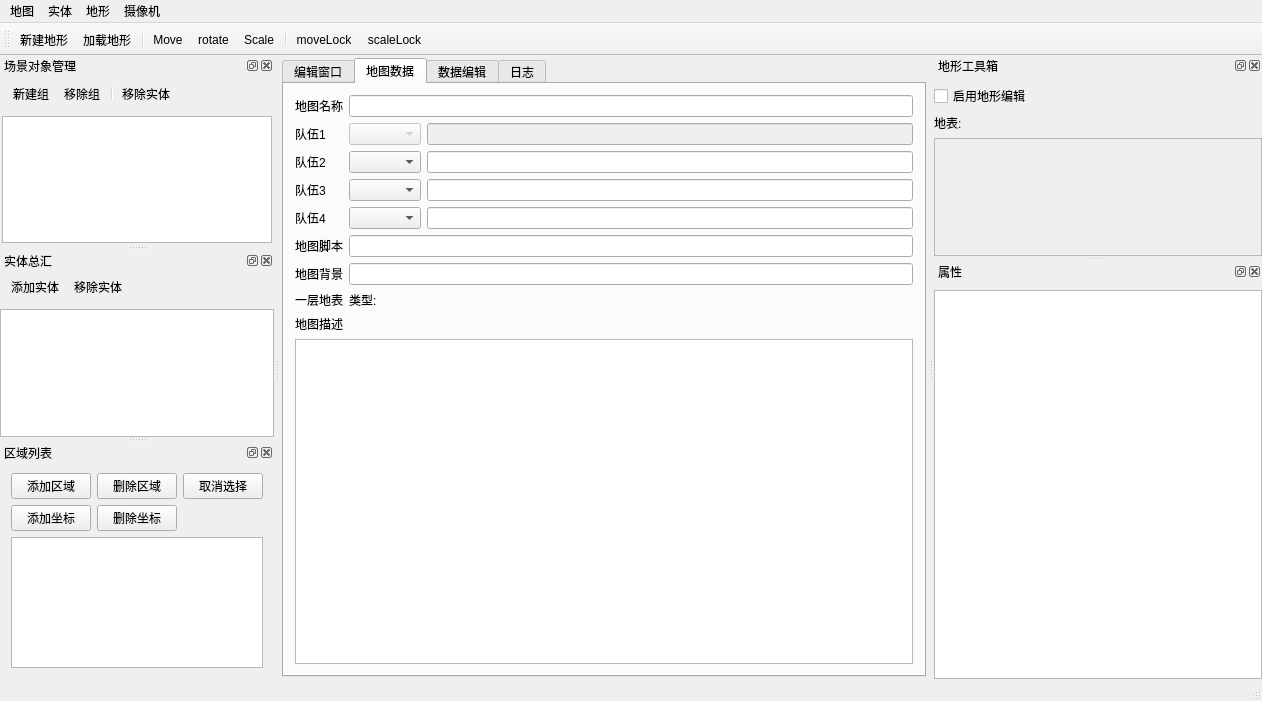
<?xml version="1.0" encoding="UTF-8"?>
<ui version="4.0">
 <class>MainWindow</class>
 <widget class="QMainWindow" name="MainWindow">
  <property name="geometry">
   <rect>
    <x>0</x>
    <y>0</y>
    <width>1245</width>
    <height>701</height>
   </rect>
  </property>
  <property name="windowTitle">
   <string>场景编辑器</string>
  </property>
  <widget class="QWidget" name="centralWidget">
   <layout class="QVBoxLayout" name="verticalLayout_8">
    <property name="margin">
     <number>2</number>
    </property>
    <item>
     <widget class="QTabWidget" name="tabWidget">
      <property name="currentIndex">
       <number>1</number>
      </property>
      <widget class="QWidget" name="tab">
       <attribute name="title">
        <string>编辑窗口</string>
       </attribute>
       <layout class="QVBoxLayout" name="verticalLayout_5">
        <property name="margin">
         <number>0</number>
        </property>
        <item>
         <widget class="IIRenderWindow" name="graphicsView">
          <property name="minimumSize">
           <size>
            <width>640</width>
            <height>480</height>
           </size>
          </property>
         </widget>
        </item>
       </layout>
      </widget>
      <widget class="QWidget" name="tab_4">
       <attribute name="title">
        <string>地图数据</string>
       </attribute>
       <layout class="QVBoxLayout" name="verticalLayout_15">
        <item>
         <layout class="QFormLayout" name="formLayout">
          <property name="fieldGrowthPolicy">
           <enum>QFormLayout::AllNonFixedFieldsGrow</enum>
          </property>
          <item row="0" column="0">
           <widget class="QLabel" name="label_4">
            <property name="text">
             <string>地图名称</string>
            </property>
           </widget>
          </item>
          <item row="0" column="1">
           <widget class="QLineEdit" name="mapName"/>
          </item>
          <item row="1" column="0">
           <widget class="QLabel" name="label_5">
            <property name="text">
             <string>队伍1</string>
            </property>
           </widget>
          </item>
          <item row="1" column="1">
           <layout class="QHBoxLayout" name="horizontalLayout_12">
            <item>
             <widget class="QComboBox" name="team1Relation">
              <property name="enabled">
               <bool>false</bool>
              </property>
             </widget>
            </item>
            <item>
             <widget class="QLineEdit" name="team1Faction">
              <property name="enabled">
               <bool>false</bool>
              </property>
             </widget>
            </item>
           </layout>
          </item>
          <item row="2" column="0">
           <widget class="QLabel" name="label_6">
            <property name="text">
             <string>队伍2</string>
            </property>
           </widget>
          </item>
          <item row="2" column="1">
           <layout class="QHBoxLayout" name="horizontalLayout_13">
            <item>
             <widget class="QComboBox" name="team2Relation"/>
            </item>
            <item>
             <widget class="QLineEdit" name="team2Faction"/>
            </item>
           </layout>
          </item>
          <item row="3" column="0">
           <widget class="QLabel" name="label_7">
            <property name="text">
             <string>队伍3</string>
            </property>
           </widget>
          </item>
          <item row="3" column="1">
           <layout class="QHBoxLayout" name="horizontalLayout_14">
            <item>
             <widget class="QComboBox" name="team3Relation"/>
            </item>
            <item>
             <widget class="QLineEdit" name="team3Faction"/>
            </item>
           </layout>
          </item>
          <item row="4" column="0">
           <widget class="QLabel" name="label_8">
            <property name="text">
             <string>队伍4</string>
            </property>
           </widget>
          </item>
          <item row="4" column="1">
           <layout class="QHBoxLayout" name="horizontalLayout_15">
            <item>
             <widget class="QComboBox" name="team4Relation"/>
            </item>
            <item>
             <widget class="QLineEdit" name="team4Faction"/>
            </item>
           </layout>
          </item>
          <item row="5" column="0">
           <widget class="QLabel" name="label_9">
            <property name="text">
             <string>地图脚本</string>
            </property>
           </widget>
          </item>
          <item row="5" column="1">
           <widget class="QLineEdit" name="mapScript"/>
          </item>
          <item row="6" column="0">
           <widget class="QLabel" name="label_11">
            <property name="text">
             <string>地图背景</string>
            </property>
           </widget>
          </item>
          <item row="6" column="1">
           <widget class="QLineEdit" name="mapBG"/>
          </item>
          <item row="7" column="0">
           <widget class="QLabel" name="label_12">
            <property name="text">
             <string>一层地表</string>
            </property>
           </widget>
          </item>
          <item row="7" column="1">
           <layout class="QHBoxLayout" name="horizontalLayout_9">
            <item>
             <widget class="QLabel" name="label_13">
              <property name="text">
               <string>类型:</string>
              </property>
             </widget>
            </item>
           </layout>
          </item>
         </layout>
        </item>
        <item>
         <widget class="QLabel" name="label_10">
          <property name="text">
           <string>地图描述</string>
          </property>
         </widget>
        </item>
        <item>
         <widget class="QTextEdit" name="mapInfo"/>
        </item>
       </layout>
      </widget>
      <widget class="QWidget" name="tab_2">
       <attribute name="title">
        <string>数据编辑</string>
       </attribute>
       <layout class="QVBoxLayout" name="verticalLayout_6">
        <item>
         <layout class="QHBoxLayout" name="horizontalLayout_3">
          <item>
           <widget class="QLabel" name="label_2">
            <property name="text">
             <string>模组选择</string>
            </property>
           </widget>
          </item>
          <item>
           <widget class="QComboBox" name="modBox"/>
          </item>
          <item>
           <widget class="QPushButton" name="addMod">
            <property name="text">
             <string>添加模组</string>
            </property>
           </widget>
          </item>
          <item>
           <widget class="QLabel" name="label_3">
            <property name="text">
             <string>语言选择</string>
            </property>
           </widget>
          </item>
          <item>
           <widget class="QComboBox" name="langBox"/>
          </item>
          <item>
           <widget class="QPushButton" name="addLang">
            <property name="text">
             <string>添加语言</string>
            </property>
           </widget>
          </item>
         </layout>
        </item>
        <item>
         <widget class="QTabWidget" name="dataTab">
          <property name="currentIndex">
           <number>5</number>
          </property>
          <widget class="QWidget" name="soldierTab">
           <attribute name="title">
            <string>兵源/马匹</string>
           </attribute>
           <layout class="QVBoxLayout" name="verticalLayout_7">
            <item>
             <layout class="QHBoxLayout" name="horizontalLayout_4">
              <item>
               <widget class="QPushButton" name="addSoldier">
                <property name="text">
                 <string>新增兵源</string>
                </property>
               </widget>
              </item>
              <item>
               <widget class="QPushButton" name="delSoldier">
                <property name="text">
                 <string>删除兵员</string>
                </property>
               </widget>
              </item>
             </layout>
            </item>
            <item>
             <widget class="QTableView" name="soldierTableView">
              <property name="selectionMode">
               <enum>QAbstractItemView::ExtendedSelection</enum>
              </property>
              <property name="selectionBehavior">
               <enum>QAbstractItemView::SelectItems</enum>
              </property>
             </widget>
            </item>
            <item>
             <layout class="QHBoxLayout" name="horizontalLayout_6">
              <item>
               <widget class="QPushButton" name="addHorse">
                <property name="text">
                 <string>新增马匹</string>
                </property>
               </widget>
              </item>
              <item>
               <widget class="QPushButton" name="delHorse">
                <property name="text">
                 <string>删除马匹</string>
                </property>
               </widget>
              </item>
             </layout>
            </item>
            <item>
             <widget class="QTableView" name="horseTableView"/>
            </item>
           </layout>
          </widget>
          <widget class="QWidget" name="weaponTab">
           <attribute name="title">
            <string>主武器/次武器</string>
           </attribute>
           <layout class="QVBoxLayout" name="verticalLayout_9">
            <item>
             <layout class="QHBoxLayout" name="horizontalLayout">
              <item>
               <widget class="QPushButton" name="addPWeapon">
                <property name="text">
                 <string>新增主武器</string>
                </property>
               </widget>
              </item>
              <item>
               <widget class="QPushButton" name="delPWeapon">
                <property name="text">
                 <string>删除主武器</string>
                </property>
               </widget>
              </item>
             </layout>
            </item>
            <item>
             <widget class="QTableView" name="pweaponTableView"/>
            </item>
            <item>
             <layout class="QHBoxLayout" name="horizontalLayout_2">
              <item>
               <widget class="QPushButton" name="addSWeapon">
                <property name="text">
                 <string>新增次武器</string>
                </property>
               </widget>
              </item>
              <item>
               <widget class="QPushButton" name="delSWeapon">
                <property name="text">
                 <string>删除次武器</string>
                </property>
               </widget>
              </item>
             </layout>
            </item>
            <item>
             <widget class="QTableView" name="sweaponTableView"/>
            </item>
           </layout>
          </widget>
          <widget class="QWidget" name="armorTab">
           <attribute name="title">
            <string>盔甲/盾牌</string>
           </attribute>
           <layout class="QVBoxLayout" name="verticalLayout_10">
            <item>
             <layout class="QHBoxLayout" name="horizontalLayout_7">
              <item>
               <widget class="QPushButton" name="addArmor">
                <property name="text">
                 <string>新增盔甲</string>
                </property>
               </widget>
              </item>
              <item>
               <widget class="QPushButton" name="delArmor">
                <property name="text">
                 <string>删除盔甲</string>
                </property>
               </widget>
              </item>
             </layout>
            </item>
            <item>
             <widget class="QTableView" name="armorTableView"/>
            </item>
            <item>
             <layout class="QHBoxLayout" name="horizontalLayout_8">
              <item>
               <widget class="QPushButton" name="addShield">
                <property name="text">
                 <string>新增盾牌</string>
                </property>
               </widget>
              </item>
              <item>
               <widget class="QPushButton" name="delShield">
                <property name="text">
                 <string>删除盾牌</string>
                </property>
               </widget>
              </item>
             </layout>
            </item>
            <item>
             <widget class="QTableView" name="shieldTableView"/>
            </item>
           </layout>
          </widget>
          <widget class="QWidget" name="skillTab">
           <attribute name="title">
            <string>效果/技能</string>
           </attribute>
           <layout class="QVBoxLayout" name="verticalLayout_11">
            <item>
             <layout class="QHBoxLayout" name="horizontalLayout_10">
              <item>
               <widget class="QPushButton" name="addEffect">
                <property name="text">
                 <string>新增效果</string>
                </property>
               </widget>
              </item>
              <item>
               <widget class="QPushButton" name="delEffect">
                <property name="text">
                 <string>删除效果</string>
                </property>
               </widget>
              </item>
             </layout>
            </item>
            <item>
             <widget class="QTableView" name="effectTableView"/>
            </item>
            <item>
             <layout class="QHBoxLayout" name="horizontalLayout_11">
              <item>
               <widget class="QPushButton" name="addSkill">
                <property name="text">
                 <string>新增技能</string>
                </property>
               </widget>
              </item>
              <item>
               <widget class="QPushButton" name="delSkill">
                <property name="text">
                 <string>删除技能</string>
                </property>
               </widget>
              </item>
             </layout>
            </item>
            <item>
             <widget class="QTableView" name="skillTableView"/>
            </item>
           </layout>
          </widget>
          <widget class="QWidget" name="squadTab">
           <attribute name="title">
            <string>小队</string>
           </attribute>
           <layout class="QVBoxLayout" name="verticalLayout_12">
            <item>
             <layout class="QHBoxLayout" name="horizontalLayout_16" stretch="0,0">
              <item>
               <widget class="QPushButton" name="addSquad">
                <property name="text">
                 <string>新增小队</string>
                </property>
               </widget>
              </item>
              <item>
               <widget class="QPushButton" name="delSquad">
                <property name="text">
                 <string>删除小队</string>
                </property>
               </widget>
              </item>
             </layout>
            </item>
            <item>
             <widget class="QTableView" name="squadTableView"/>
            </item>
            <item>
             <layout class="QHBoxLayout" name="horizontalLayout_17">
              <item>
               <widget class="QPushButton" name="addSquadSkill">
                <property name="text">
                 <string>设为小队技能</string>
                </property>
               </widget>
              </item>
              <item>
               <widget class="QPushButton" name="delSquadSkill">
                <property name="text">
                 <string>解除小队技能</string>
                </property>
               </widget>
              </item>
             </layout>
            </item>
            <item>
             <widget class="QTableView" name="squadSkillTableView"/>
            </item>
           </layout>
          </widget>
          <widget class="QWidget" name="stringTab">
           <attribute name="title">
            <string>字符串表</string>
           </attribute>
           <layout class="QVBoxLayout" name="verticalLayout_14">
            <item>
             <layout class="QHBoxLayout" name="horizontalLayout_5">
              <item>
               <widget class="QPushButton" name="addString">
                <property name="text">
                 <string>增加字符串</string>
                </property>
               </widget>
              </item>
              <item>
               <widget class="QPushButton" name="delString">
                <property name="text">
                 <string>删除字符串</string>
                </property>
               </widget>
              </item>
             </layout>
            </item>
            <item>
             <widget class="QTableView" name="stringTableView"/>
            </item>
           </layout>
          </widget>
         </widget>
        </item>
       </layout>
      </widget>
      <widget class="QWidget" name="tab_3">
       <attribute name="title">
        <string>日志</string>
       </attribute>
       <widget class="QTextEdit" name="textEdit">
        <property name="geometry">
         <rect>
          <x>0</x>
          <y>0</y>
          <width>641</width>
          <height>591</height>
         </rect>
        </property>
       </widget>
      </widget>
     </widget>
    </item>
   </layout>
  </widget>
  <widget class="QMenuBar" name="menuBar">
   <property name="geometry">
    <rect>
     <x>0</x>
     <y>0</y>
     <width>1245</width>
     <height>23</height>
    </rect>
   </property>
   <widget class="QMenu" name="menu">
    <property name="title">
     <string>实体</string>
    </property>
    <addaction name="Open_action"/>
    <addaction name="Save_action"/>
   </widget>
   <widget class="QMenu" name="menuDix">
    <property name="title">
     <string>地形</string>
    </property>
    <addaction name="NewTerrain_action"/>
    <addaction name="LoadTerrain_action"/>
   </widget>
   <widget class="QMenu" name="menu_2">
    <property name="title">
     <string>摄像机</string>
    </property>
    <widget class="QMenu" name="menu_3">
     <property name="title">
      <string>显示模式</string>
     </property>
     <addaction name="PM_POINTS_action"/>
     <addaction name="PM_WIREFRAME_action"/>
     <addaction name="PM_SOLID_action"/>
    </widget>
    <addaction name="menu_3"/>
   </widget>
   <widget class="QMenu" name="menu_4">
    <property name="title">
     <string>地图</string>
    </property>
    <addaction name="saveMap"/>
    <addaction name="loadMap"/>
   </widget>
   <addaction name="menu_4"/>
   <addaction name="menu"/>
   <addaction name="menuDix"/>
   <addaction name="menu_2"/>
  </widget>
  <widget class="QToolBar" name="mainToolBar">
   <attribute name="toolBarArea">
    <enum>TopToolBarArea</enum>
   </attribute>
   <attribute name="toolBarBreak">
    <bool>false</bool>
   </attribute>
   <addaction name="NewTerrain_action"/>
   <addaction name="LoadTerrain_action"/>
   <addaction name="separator"/>
   <addaction name="Move_action"/>
   <addaction name="Rotate_action"/>
   <addaction name="Scale_action"/>
   <addaction name="separator"/>
   <addaction name="MoveLock_action"/>
   <addaction name="ScaleLock_action"/>
  </widget>
  <widget class="QStatusBar" name="statusBar"/>
  <widget class="QDockWidget" name="dockWidget">
   <property name="floating">
    <bool>false</bool>
   </property>
   <property name="features">
    <set>QDockWidget::AllDockWidgetFeatures</set>
   </property>
   <property name="allowedAreas">
    <set>Qt::AllDockWidgetAreas</set>
   </property>
   <property name="windowTitle">
    <string>场景对象管理</string>
   </property>
   <attribute name="dockWidgetArea">
    <number>1</number>
   </attribute>
   <widget class="QWidget" name="dockWidgetContents">
    <layout class="QVBoxLayout" name="verticalLayout_3">
     <property name="margin">
      <number>2</number>
     </property>
     <item>
      <widget class="QToolBar" name="toolBar">
       <property name="windowTitle">
        <string>toolBar</string>
       </property>
       <property name="toolButtonStyle">
        <enum>Qt::ToolButtonIconOnly</enum>
       </property>
       <addaction name="NewObjectGroup_action"/>
       <addaction name="RemoveObjectGroup_action"/>
       <addaction name="separator"/>
       <addaction name="RemovObject_action"/>
      </widget>
     </item>
     <item>
      <widget class="QTreeView" name="treeView_2"/>
     </item>
    </layout>
   </widget>
  </widget>
  <widget class="QDockWidget" name="dockWidget_3">
   <property name="minimumSize">
    <size>
     <width>328</width>
     <height>200</height>
    </size>
   </property>
   <property name="maximumSize">
    <size>
     <width>524287</width>
     <height>200</height>
    </size>
   </property>
   <property name="windowTitle">
    <string>地形工具箱</string>
   </property>
   <attribute name="dockWidgetArea">
    <number>2</number>
   </attribute>
   <widget class="QWidget" name="dockWidgetContents_3">
    <layout class="QVBoxLayout" name="verticalLayout_2">
     <property name="leftMargin">
      <number>0</number>
     </property>
     <property name="topMargin">
      <number>9</number>
     </property>
     <property name="rightMargin">
      <number>0</number>
     </property>
     <property name="bottomMargin">
      <number>0</number>
     </property>
     <item>
      <widget class="QCheckBox" name="checkBox">
       <property name="text">
        <string>启用地形编辑</string>
       </property>
      </widget>
     </item>
     <item>
      <widget class="QLabel" name="label">
       <property name="text">
        <string>地表:</string>
       </property>
      </widget>
     </item>
     <item>
      <widget class="QListWidget" name="listWidget">
       <property name="enabled">
        <bool>false</bool>
       </property>
      </widget>
     </item>
    </layout>
   </widget>
  </widget>
  <widget class="QDockWidget" name="dockWidget_2">
   <property name="windowTitle">
    <string>实体总汇</string>
   </property>
   <attribute name="dockWidgetArea">
    <number>1</number>
   </attribute>
   <widget class="QWidget" name="dockWidgetContents_2">
    <layout class="QVBoxLayout" name="verticalLayout">
     <property name="margin">
      <number>0</number>
     </property>
     <item>
      <widget class="QToolBar" name="toolBar5">
       <property name="windowTitle">
        <string>toolBar</string>
       </property>
       <property name="toolButtonStyle">
        <enum>Qt::ToolButtonIconOnly</enum>
       </property>
       <addaction name="AddEntity_action"/>
       <addaction name="RemovEntity_action"/>
      </widget>
     </item>
     <item>
      <widget class="QTreeView" name="treeView">
       <property name="dragEnabled">
        <bool>false</bool>
       </property>
       <property name="dragDropMode">
        <enum>QAbstractItemView::NoDragDrop</enum>
       </property>
       <property name="defaultDropAction">
        <enum>Qt::IgnoreAction</enum>
       </property>
      </widget>
     </item>
    </layout>
   </widget>
  </widget>
  <widget class="QDockWidget" name="dockWidget_4">
   <property name="windowTitle">
    <string>属性</string>
   </property>
   <attribute name="dockWidgetArea">
    <number>2</number>
   </attribute>
   <widget class="QWidget" name="dockWidgetContents_4">
    <layout class="QVBoxLayout" name="verticalLayout_4">
     <property name="leftMargin">
      <number>0</number>
     </property>
     <property name="topMargin">
      <number>9</number>
     </property>
     <property name="rightMargin">
      <number>0</number>
     </property>
     <property name="bottomMargin">
      <number>0</number>
     </property>
     <item>
      <widget class="QTableWidget" name="tableWidget">
       <attribute name="horizontalHeaderVisible">
        <bool>true</bool>
       </attribute>
       <attribute name="horizontalHeaderDefaultSectionSize">
        <number>120</number>
       </attribute>
       <attribute name="verticalHeaderVisible">
        <bool>false</bool>
       </attribute>
      </widget>
     </item>
    </layout>
   </widget>
  </widget>
  <widget class="QDockWidget" name="dockWidget_5">
   <property name="windowTitle">
    <string>区域列表</string>
   </property>
   <attribute name="dockWidgetArea">
    <number>1</number>
   </attribute>
   <widget class="QWidget" name="dockWidgetContents_5">
    <layout class="QVBoxLayout" name="verticalLayout_16">
     <item>
      <layout class="QGridLayout" name="gridLayout">
       <item row="0" column="0">
        <widget class="QPushButton" name="addArea">
         <property name="text">
          <string>添加区域</string>
         </property>
        </widget>
       </item>
       <item row="0" column="1">
        <widget class="QPushButton" name="delArea">
         <property name="text">
          <string>删除区域</string>
         </property>
        </widget>
       </item>
       <item row="2" column="0">
        <widget class="QPushButton" name="addCoord">
         <property name="text">
          <string>添加坐标</string>
         </property>
        </widget>
       </item>
       <item row="2" column="1">
        <widget class="QPushButton" name="delCoord">
         <property name="text">
          <string>删除坐标</string>
         </property>
        </widget>
       </item>
       <item row="0" column="3">
        <widget class="QPushButton" name="cancelArea">
         <property name="text">
          <string>取消选择</string>
         </property>
        </widget>
       </item>
      </layout>
     </item>
     <item>
      <widget class="QListView" name="areaListView"/>
     </item>
    </layout>
   </widget>
  </widget>
  <action name="AddEntity_action">
   <property name="icon">
    <iconset resource="../warchess.qrc">
     <normaloff>:/WarChess/Resources/edit_add.png</normaloff>:/WarChess/Resources/edit_add.png</iconset>
   </property>
   <property name="text">
    <string>添加实体</string>
   </property>
  </action>
  <action name="RemovEntity_action">
   <property name="checkable">
    <bool>false</bool>
   </property>
   <property name="checked">
    <bool>false</bool>
   </property>
   <property name="icon">
    <iconset resource="../warchess.qrc">
     <normaloff>:/WarChess/Resources/edit_remove.png</normaloff>:/WarChess/Resources/edit_remove.png</iconset>
   </property>
   <property name="text">
    <string>移除实体</string>
   </property>
  </action>
  <action name="Open_action">
   <property name="icon">
    <iconset resource="../warchess.qrc">
     <normaloff>:/WarChess/Resources/fileopen (2).png</normaloff>:/WarChess/Resources/fileopen (2).png</iconset>
   </property>
   <property name="text">
    <string>加载实体文件</string>
   </property>
  </action>
  <action name="Save_action">
   <property name="icon">
    <iconset resource="../warchess.qrc">
     <normaloff>:/WarChess/Resources/linguist-filesave (1).png</normaloff>:/WarChess/Resources/linguist-filesave (1).png</iconset>
   </property>
   <property name="text">
    <string>保存实体文件</string>
   </property>
  </action>
  <action name="LoadTerrain_action">
   <property name="icon">
    <iconset resource="../warchess.qrc">
     <normaloff>:/WarChess/Resources/textanchor.png</normaloff>:/WarChess/Resources/textanchor.png</iconset>
   </property>
   <property name="text">
    <string>加载地形</string>
   </property>
  </action>
  <action name="NewTerrain_action">
   <property name="icon">
    <iconset resource="../warchess.qrc">
     <normaloff>:/WarChess/Resources/desktop-32.png</normaloff>:/WarChess/Resources/desktop-32.png</iconset>
   </property>
   <property name="text">
    <string>新建地形</string>
   </property>
  </action>
  <action name="PM_POINTS_action">
   <property name="checkable">
    <bool>false</bool>
   </property>
   <property name="text">
    <string>点</string>
   </property>
  </action>
  <action name="PM_WIREFRAME_action">
   <property name="checkable">
    <bool>false</bool>
   </property>
   <property name="text">
    <string>网格</string>
   </property>
  </action>
  <action name="PM_SOLID_action">
   <property name="checkable">
    <bool>false</bool>
   </property>
   <property name="checked">
    <bool>false</bool>
   </property>
   <property name="text">
    <string>面</string>
   </property>
  </action>
  <action name="NewObjectGroup_action">
   <property name="icon">
    <iconset resource="../warchess.qrc">
     <normaloff>:/WarChess/Resources/addGroup.png</normaloff>:/WarChess/Resources/addGroup.png</iconset>
   </property>
   <property name="text">
    <string>新建组</string>
   </property>
  </action>
  <action name="RemoveObjectGroup_action">
   <property name="icon">
    <iconset resource="../warchess.qrc">
     <normaloff>:/WarChess/Resources/removeGroup.png</normaloff>:/WarChess/Resources/removeGroup.png</iconset>
   </property>
   <property name="text">
    <string>移除组</string>
   </property>
  </action>
  <action name="RemovObject_action">
   <property name="checkable">
    <bool>false</bool>
   </property>
   <property name="checked">
    <bool>false</bool>
   </property>
   <property name="icon">
    <iconset resource="../warchess.qrc">
     <normaloff>:/WarChess/Resources/edit_remove.png</normaloff>:/WarChess/Resources/edit_remove.png</iconset>
   </property>
   <property name="text">
    <string>移除实体</string>
   </property>
  </action>
  <action name="Move_action">
   <property name="checkable">
    <bool>true</bool>
   </property>
   <property name="icon">
    <iconset resource="../warchess.qrc">
     <normaloff>:/WarChess/Resources/sizeall.png</normaloff>:/WarChess/Resources/sizeall.png</iconset>
   </property>
   <property name="text">
    <string>Move</string>
   </property>
  </action>
  <action name="Rotate_action">
   <property name="checkable">
    <bool>true</bool>
   </property>
   <property name="icon">
    <iconset resource="../warchess.qrc">
     <normaloff>:/WarChess/Resources/refresh-32.png</normaloff>:/WarChess/Resources/refresh-32.png</iconset>
   </property>
   <property name="text">
    <string>rotate</string>
   </property>
  </action>
  <action name="Scale_action">
   <property name="checkable">
    <bool>true</bool>
   </property>
   <property name="icon">
    <iconset resource="../warchess.qrc">
     <normaloff>:/WarChess/Resources/adjustsize.png</normaloff>:/WarChess/Resources/adjustsize.png</iconset>
   </property>
   <property name="text">
    <string>Scale</string>
   </property>
  </action>
  <action name="MoveLock_action">
   <property name="checkable">
    <bool>true</bool>
   </property>
   <property name="icon">
    <iconset resource="../warchess.qrc">
     <normaloff>:/WarChess/Resources/sizeall-lock.png</normaloff>:/WarChess/Resources/sizeall-lock.png</iconset>
   </property>
   <property name="text">
    <string>moveLock</string>
   </property>
  </action>
  <action name="ScaleLock_action">
   <property name="checkable">
    <bool>true</bool>
   </property>
   <property name="icon">
    <iconset resource="../warchess.qrc">
     <normaloff>:/WarChess/Resources/adjustsize-lock.png</normaloff>:/WarChess/Resources/adjustsize-lock.png</iconset>
   </property>
   <property name="text">
    <string>scaleLock</string>
   </property>
  </action>
  <action name="saveMap">
   <property name="text">
    <string>保存 </string>
   </property>
  </action>
  <action name="loadMap">
   <property name="text">
    <string>载入</string>
   </property>
  </action>
  <action name="editMap">
   <property name="text">
    <string>地图信息</string>
   </property>
  </action>
 </widget>
 <layoutdefault spacing="6" margin="11"/>
 <customwidgets>
  <customwidget>
   <class>IIRenderWindow</class>
   <extends>QGraphicsView</extends>
   <header location="global">../scr/framework/renderwindow.h</header>
  </customwidget>
 </customwidgets>
 <resources>
  <include location="../warchess.qrc"/>
 </resources>
 <connections/>
</ui>
